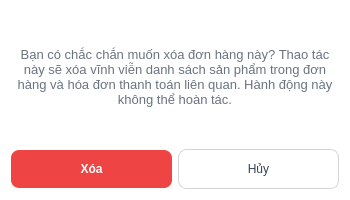
<?xml version="1.0" encoding="UTF-8"?>
<ui version="4.0">
 <class>Dialog</class>
 <widget class="QDialog" name="Dialog">
  <property name="geometry">
   <rect>
    <x>0</x>
    <y>0</y>
    <width>350</width>
    <height>200</height>
   </rect>
  </property>
  <property name="windowTitle">
   <string>Dialog</string>
  </property>
  <property name="styleSheet">
   <string notr="true">/* 1. Tổng thể Cửa sổ Dialog */
QDialog {
    background-color: #ffffff;
    border-radius: 12px; /* Bo góc mềm mại cho cửa sổ */
}

/* 2. Tiêu đề xác nhận (Are you sure?) */
QLabel#lblCanhBao {
   font-size: 13px;
    font-weight: 400; /* Regular cấp độ 4 [cite: 64] */
    color: #6b7280;   /* Màu xám nhạt để làm dịu thông tin phụ */
}

/* 4. Nút XÓA (Hành động chính - Màu đỏ Warning) */
QPushButton#btnXoa {
    background-color: #ef4444; /* Màu đỏ cảnh báo từ Figma */
    color: #ffffff;
    font-weight: 700;
    border-radius: 8px;
    padding: 12px 24px;
    min-width: 100px;
}

QPushButton#btnXoa:hover {
    background-color: #dc2626; /* Đỏ đậm hơn khi di chuột qua */
}

/* 5. Nút HỦY (Hành động phụ - Màu trung tính) */
QPushButton#btnHuy {
    background-color: #ffffff;
    color: #374151;
    border: 1px solid #d1d5db; /* Viền xám mảnh [cite: 81] */
    border-radius: 8px;
    padding: 12px 24px;
    min-width: 100px;
}

QPushButton#btnHuy:hover {
    background-color: #f3f4f6; /* Xám cực nhạt khi hover */
}
</string>
  </property>
  <layout class="QVBoxLayout" name="verticalLayout">
   <item>
    <widget class="QLabel" name="lblCanhBao">
     <property name="text">
      <string>Bạn có chắc chắn muốn xóa đơn hàng này? Thao tác này sẽ xóa vĩnh viễn danh sách sản phẩm trong đơn hàng và hóa đơn thanh toán liên quan. Hành động này không thể hoàn tác.</string>
     </property>
     <property name="alignment">
      <set>Qt::AlignCenter</set>
     </property>
     <property name="wordWrap">
      <bool>true</bool>
     </property>
    </widget>
   </item>
   <item>
    <layout class="QHBoxLayout" name="horizontalLayout">
     <item>
      <widget class="QPushButton" name="btnXoa">
       <property name="text">
        <string>Xóa</string>
       </property>
      </widget>
     </item>
     <item>
      <widget class="QPushButton" name="btnHuy">
       <property name="text">
        <string>Hủy</string>
       </property>
      </widget>
     </item>
    </layout>
   </item>
  </layout>
 </widget>
 <resources/>
 <connections/>
</ui>
